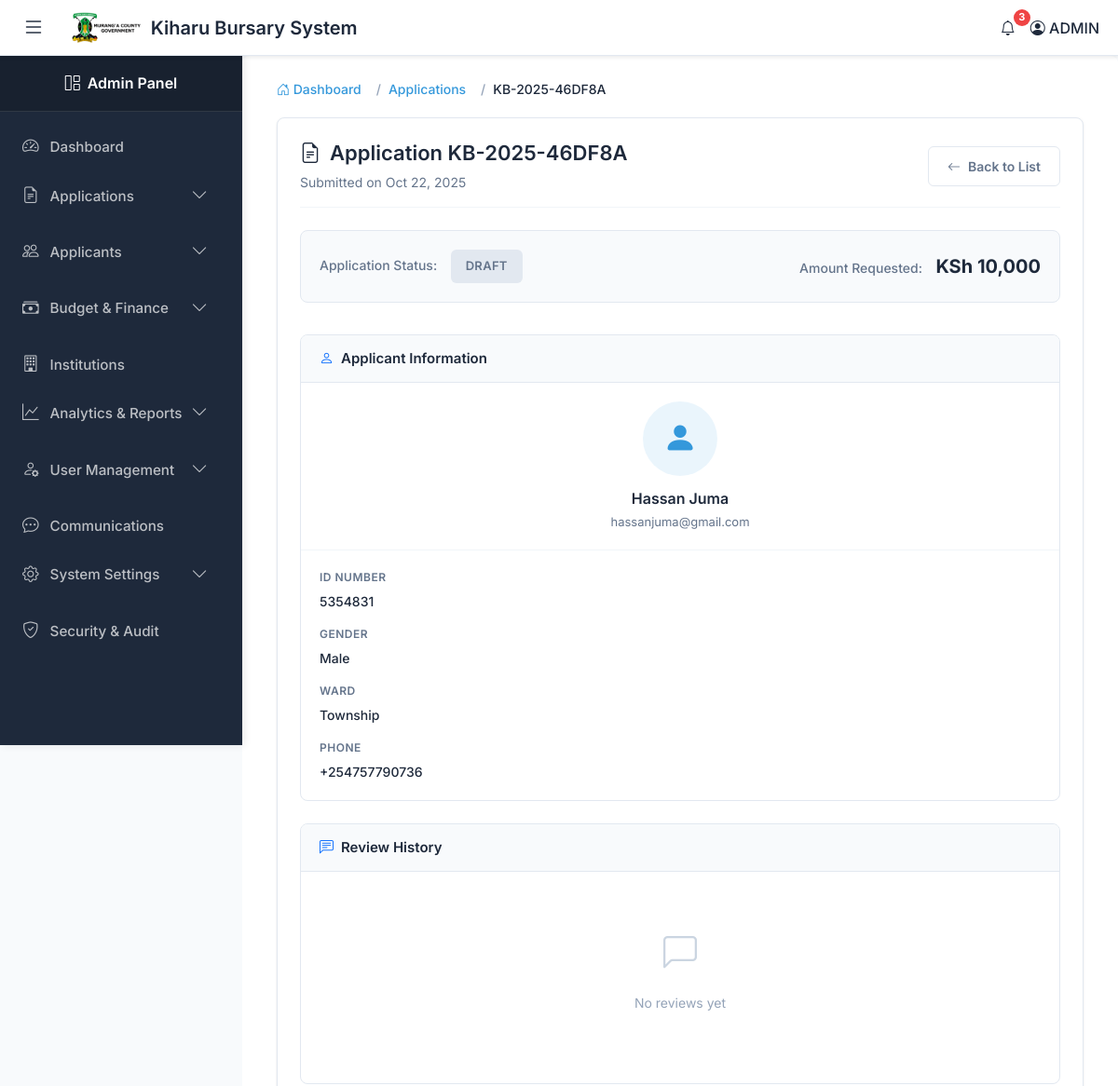
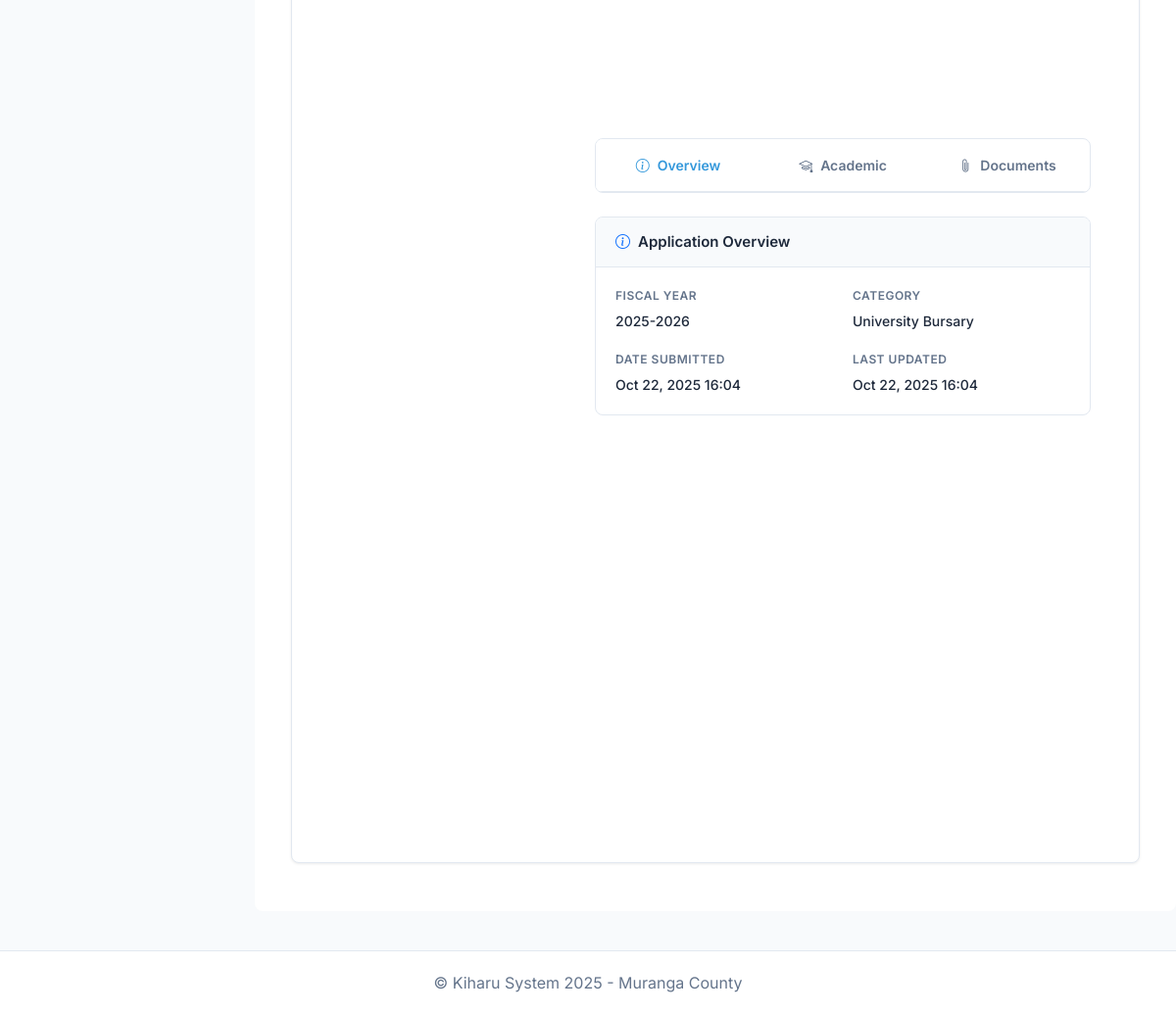
Screenshot of /applications/230/ (signed in) with the database file from the repository (2 pictures, top to bottom).
### kiharu_system/models.py (models this page shows, shortened)
class Application(models.Model):
    APPLICATION_STATUS = (
        ('draft', 'Draft'),
        ('submitted', 'Submitted'),
        ('under_review', 'Under Review'),
        ('approved', 'Approved'),
        ('rejected', 'Rejected'),
        ('disbursed', 'Disbursed'),
    )
    application_number = models.CharField(max_length=20, unique=True, editable=False)
    applicant = models.ForeignKey(Applicant, on_delete=models.CASCADE, related_name='applications')
    fiscal_year = models.ForeignKey(FiscalYear, on_delete=models.CASCADE)
    bursary_category = models.ForeignKey(BursaryCategory, on_delete=models.CASCADE)
    institution = models.ForeignKey(Institution, on_delete=models.CASCADE)
    status = models.CharField(max_length=20, choices=APPLICATION_STATUS, default='draft')
    admission_number = models.CharField(max_length=100)
    year_of_study = models.PositiveIntegerField()
    course_name = models.CharField(max_length=200, blank=True, null=True)  # For college/university
    expected_completion_date = models.DateField()
    total_fees_payable = models.DecimalField(max_digits=10, decimal_places=2)
    fees_paid = models.DecimalField(max_digits=10, decimal_places=2)
    fees_balance = models.DecimalField(max_digits=10, decimal_places=2)
    amount_requested = models.DecimalField(max_digits=10, decimal_places=2)
    other_bursaries = models.BooleanField(default=False)
    other_bursaries_amount = models.DecimalField(max_digits=10, decimal_places=2, default=0)
    other_bursaries_source = models.CharField(max_length=200, blank=True, null=True)
    is_orphan = models.BooleanField(default=False)
    is_disabled = models.BooleanField(default=False)
    has_chronic_illness = models.BooleanField(default=False)
    chronic_illness_description = models.TextField(blank=True, null=True)
    date_submitted = models.DateTimeField(auto_now_add=True)
    last_updated = models.DateTimeField(auto_now=True)
    previous_allocation = models.BooleanField(default=False)
    previous_allocation_year = models.CharField(max_length=20, blank=True, null=True)
    previous_allocation_amount = models.DecimalField(max_digits=10, decimal_places=2, default=0)

class FiscalYear(models.Model):
    name = models.CharField(max_length=20)  # e.g., "2024-2025"
    start_date = models.DateField()
    end_date = models.DateField()
    total_allocation = models.DecimalField(max_digits=12, decimal_places=2)
    is_active = models.BooleanField(default=False)

class BursaryCategory(models.Model):
    CATEGORY_TYPES = (
        ('highschool', 'High School'),
        ('special_school', 'Special School'),
        ('college', 'College'),
        ('university', 'University'),
    )
    name = models.CharField(max_length=100)
    category_type = models.CharField(max_length=20, choices=CATEGORY_TYPES)
    fiscal_year = models.ForeignKey(FiscalYear, on_delete=models.CASCADE, related_name='categories')
    allocation_amount = models.DecimalField(max_digits=12, decimal_places=2)
    max_amount_per_applicant = models.DecimalField(max_digits=10, decimal_places=2)

class Applicant(models.Model):
    GENDER_CHOICES = (
        ('M', 'Male'),
        ('F', 'Female'),
    )
    user = models.OneToOneField(User, on_delete=models.CASCADE, related_name='applicant_profile')
    gender = models.CharField(max_length=1, choices=GENDER_CHOICES)
    date_of_birth = models.DateField()
    id_number = models.CharField(max_length=20, unique=True)
    ward = models.ForeignKey(Ward, on_delete=models.SET_NULL, null=True, related_name='residents')
    location = models.ForeignKey(Location, on_delete=models.SET_NULL, null=True)
    sublocation = models.ForeignKey(SubLocation, on_delete=models.SET_NULL, null=True)
    village = models.ForeignKey(Village, on_delete=models.SET_NULL, null=True)
    physical_address = models.TextField()
    postal_address = models.CharField(max_length=100, blank=True, null=True)
    special_needs = models.BooleanField(default=False)
    special_needs_description = models.TextField(blank=True, null=True)
    profile_picture = models.ImageField(upload_to='profile_pics/', default='profile_pics/default.png', blank=True,null=True)

class User(AbstractUser):
    USER_TYPES = (
        ('applicant', 'Applicant'),
        ('admin', 'Administrator'),
        ('reviewer', 'Application Reviewer'),
        ('finance', 'Finance Officer'),
    )
    user_type = models.CharField(max_length=20, choices=USER_TYPES, default='applicant')
    id_number = models.CharField(max_length=20, unique=True, null=True, blank=True)
    phone_regex = RegexValidator(
        regex=r'^\+254\d{9}$',
        message="Phone number must be entered in the format: '+254XXXXXXXXX'. Exactly 12 digits including country code."
    )
    phone_number = models.CharField(validators=[phone_regex], max_length=17, blank=True)

class Ward(models.Model):
    name = models.CharField(max_length=100)
    description = models.TextField(blank=True, null=True)

### kiharu_system/views.py (the view)
# urls.py: path('applications/<int:application_id>/', views.application_detail, name='application_detail'),
@login_required
@user_passes_test(is_reviewer)
def application_detail(request, application_id):
    application = get_object_or_404(Application, id=application_id)
    reviews = Review.objects.filter(application=application).order_by('-review_date')
    documents = Document.objects.filter(application=application)
    context = {
        'application': application,
        'reviews': reviews,
        'documents': documents,
    }
    return render(request, 'admin/application_detail.html', context)

### templates/admin/application_detail.html (shortened to what this page needs)
{% extends 'admin_base.html' %}
{% load humanize %}
{% block content %}
<div class="container-fluid">
    <nav aria-label="breadcrumb">
        <ol class="breadcrumb">
            <li class="breadcrumb-item">
                <a href="{% url 'admin_dashboard' %}">
                    <i class="bi bi-house-door"></i> Dashboard
                </a>
            </li>
            <li class="breadcrumb-item">
                <a href="{% url 'application_list' %}">Applications</a>
            </li>
            <li class="breadcrumb-item active" aria-current="page">{{ application.application_number }}</li>
        </ol>
    </nav>
    <div class="section-container">
        <div class="page-header">
            <div>
                <h1 class="page-title">
                    <i class="bi bi-file-earmark-text"></i>
                    Application {{ application.application_number }}
                </h1>
                <p class="page-subtitle">
                    Submitted on {{ application.date_submitted|date:"M d, Y" }}
                </p>
            </div>
            <div class="action-buttons-header">
                <a href="{% url 'application_list' %}" class="btn-secondary-custom">
                    <i class="bi bi-arrow-left"></i>
                    Back to List
                </a>
            </div>
        </div>
        <div class="status-card">
            <div>
                <span class="status-label">Application Status:</span>
                {% if application.status == 'draft' %}
                    <span class="status-badge status-draft">Draft</span>
                {% elif application.status == 'submitted' %}
                    <span class="status-badge status-submitted">Submitted</span>
                {% elif application.status == 'under_review' %}
                    <span class="status-badge status-under-review">Under Review</span>
                {% elif application.status == 'approved' %}
                    <span class="status-badge status-approved">Approved</span>
                {% elif application.status == 'rejected' %}
                    <span class="status-badge status-rejected">Rejected</span>
                {% elif application.status == 'disbursed' %}
                    <span class="status-badge status-disbursed">Disbursed</span>
                {% endif %}
            </div>
            <div>
                <span class="status-label">Amount Requested:</span>
                <span class="amount-display">KSh {{ application.amount_requested|floatformat:0|intcomma }}</span>
            </div>
        </div>
        <div class="content-grid">
            <div class="main-content">
                <div class="tabs-navigation">
                    <ul class="tab-list">
                        <li class="tab-item">
                            <button class="tab-link active" data-tab="overview">
                                <i class="bi bi-info-circle"></i>
                                Overview
                            </button>
                        </li>
                        <li class="tab-item">
                            <button class="tab-link" data-tab="academic">
                                <i class="bi bi-mortarboard"></i>
                                Academic
                            </button>
                        </li>
                        <li class="tab-item">
                            <button class="tab-link" data-tab="documents">
                                <i class="bi bi-paperclip"></i>
                                Documents
                            </button>
                        </li>
                    </ul>
                </div>
                <div id="tabContent">
                    <div class="tab-content active" id="overview">
                        <div class="card-custom">
                            <div class="card-header-custom">
                                <h5 class="card-title-custom">
                                    <i class="bi bi-info-circle text-primary"></i>
                                    Application Overview
                                </h5>
                            </div>
                            <div class="card-body-custom">
                                <div class="info-grid">
                                    <div class="info-item">
                                        <span class="info-label">Fiscal Year</span>
                                        <span class="info-value">{{ application.fiscal_year.name }}</span>
                                    </div>
                                    <div class="info-item">
                                        <span class="info-label">Category</span>
                                        <span class="info-value">{{ application.bursary_category.name }}</span>
                                    </div>
                                    <div class="info-item">
                                        <span class="info-label">Date Submitted</span>
                                        <span class="info-value">{{ application.date_submitted|date:"M d, Y H:i" }}</span>
                                    </div>
                                    <div class="info-item">
                                        <span class="info-label">Last Updated</span>
                                        <span class="info-value">{{ application.last_updated|date:"M d, Y H:i" }}</span>
                                    </div>
                                </div>
                            </div>
                        </div>
                    </div>
                </div>
            </div>
            <div class="sidebar-content">
                <div class="card-custom">
                    <div class="card-header-custom">
                        <h5 class="card-title-custom">
                            <i class="bi bi-person text-primary"></i>
                            Applicant Information
                        </h5>
                    </div>
                    <div class="applicant-header">
                        <div class="applicant-avatar">
                            <i class="bi bi-person-fill"></i>
                        </div>
                        <div class="applicant-name">{{ application.applicant.user.first_name }} {{ application.applicant.user.last_name }}</div>
                        <div class="applicant-email">{{ application.applicant.user.email }}</div>
                    </div>
                    <div class="card-body-custom">
                        <div class="info-item" style="margin-bottom: 16px;">
                            <span class="info-label">ID Number</span>
                            <span class="info-value">{{ application.applicant.id_number }}</span>
                        </div>
                        <div class="info-item" style="margin-bottom: 16px;">
                            <span class="info-label">Gender</span>
                            <span class="info-value">{{ application.applicant.get_gender_display }}</span>
                        </div>
                        <div class="info-item" style="margin-bottom: 16px;">
                            <span class="info-label">Ward</span>
                            <span class="info-value">{{ application.applicant.ward.name }}</span>
                        </div>
                        <div class="info-item">
                            <span class="info-label">Phone</span>
                            <span class="info-value">{{ application.applicant.user.phone_number }}</span>
                        </div>
                    </div>
                </div>
                <div class="card-custom">
                    <div class="card-header-custom">
                        <h5 class="card-title-custom">
                            <i class="bi bi-chat-left-text text-primary"></i>
                            Review History
                        </h5>
                    </div>
                    <div class="card-body-custom">
                        {% if reviews %}
                            {% for review in reviews %}
                            <div class="review-item">
                                <div class="review-header">
                                    <span class="reviewer-name">{{ review.reviewer.first_name }} {{ review.reviewer.last_name }}</span>
                                    <span class="review-date">{{ review.review_date|date:"M d, Y" }}</span>
                                </div>
                                <div class="review-recommendation">
                                    <span class="review-label">Recommendation:</span>
                                    {% if review.recommendation == 'approve' %}
                                        <span class="recommendation-badge recommendation-approve">Approve</span>
                                    {% elif review.recommendation == 'reject' %}
                                        <span class="recommendation-badge recommendation-reject">Reject</span>
                                    {% else %}
                                        <span class="recommendation-badge recommendation-more-info">More Info</span>
                                    {% endif %}
                                </div>
                                {% if review.recommended_amount %}
                                <div class="review-amount">
                                    <span class="review-label">Recommended Amount:</span>
                                    <span class="info-value">KSh {{ review.recommended_amount|floatformat:0|intcomma }}</span>
                                </div>
                                {% endif %}
                                <p class="review-comments">{{ review.comments }}</p>
                            </div>
                            {% endfor %}
                        {% else %}
                        <div class="empty-state" style="padding: 40px 20px;">
                            <div class="empty-icon" style="font-size: 36px;">
                                <i class="bi bi-chat-left"></i>
                            </div>
                            <p class="empty-text">No reviews yet</p>
                        </div>
                        {% endif %}
                    </div>
                </div>
            </div>
        </div>
    </div>
</div>
{% endblock %}

### rows the page displays
Application: application_number "KB-2025-46DF8A", date_submitted "Oct 22, 2025", amount_requested "10,000", fiscal_year.name "2025-2026", bursary_category.name "University Bursary", date_submitted "Oct 22, 2025 16:04", last_updated "Oct 22, 2025 16:04", applicant.user.first_name "Hassan", applicant.user.last_name "Juma", applicant.user.email "hassanjuma@gmail.com", applicant.id_number "5354831", applicant.gender "Male", applicant.ward.name "Township", applicant.user.phone_number "+254757790736"
